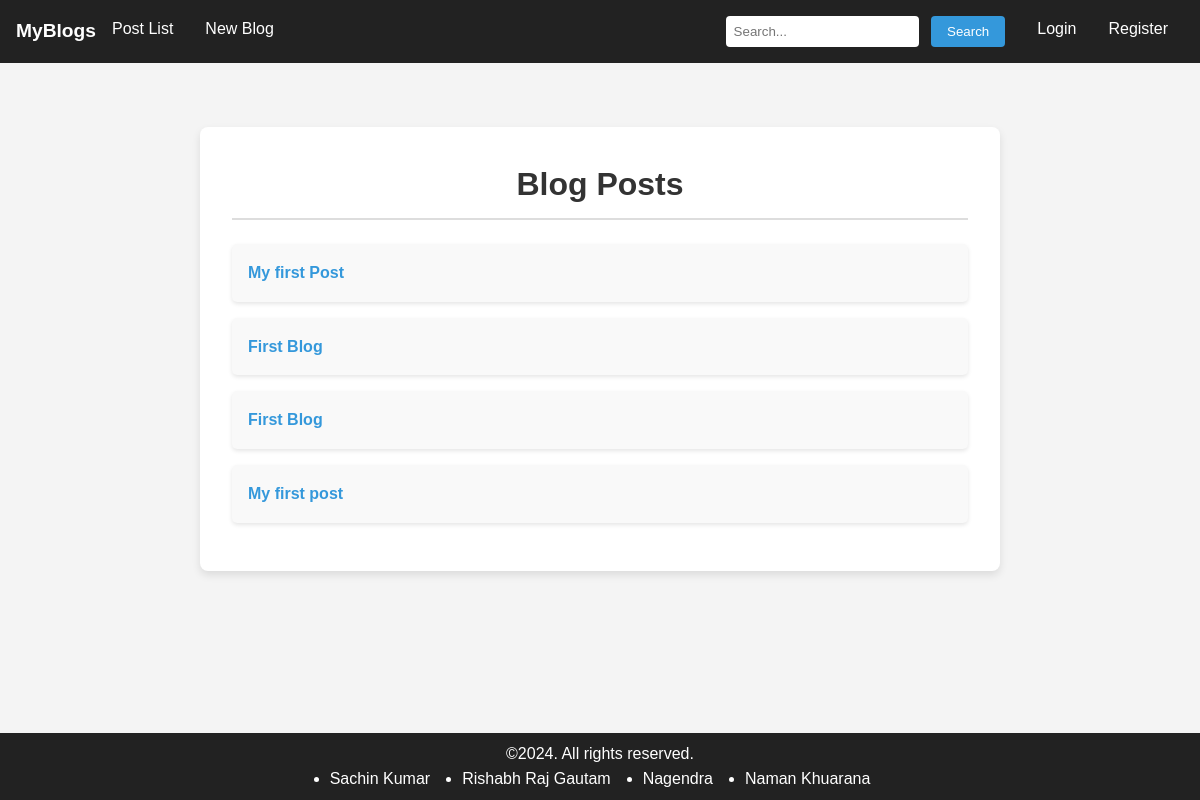
Screenshot of /blog/ with the database file from the repository.
### blog/models.py (models this page shows)
class Post(models.Model):
    title = models.CharField(max_length=255)
    content = models.TextField()
    created_at = models.DateTimeField(auto_now_add=True)
    updated_at = models.DateTimeField(auto_now=True)
    class Meta:
        ordering = ['-created_at']

### blog/views.py (the view)
# urls.py: path('', views.post_list, name='post_list'),
def post_list(request):
    posts = Post.objects.all().order_by('-created_at')
    return render(request, 'blog/post_list.html',{'posts': posts})

### blog/templates/blog/post_list.html
{% extends "base.html" %}
{% block content %}
<div class="post_list scroll">
    <h1 id="head1">Blog Posts</h1>
    <ul>
        {% for post in posts %}
        <li class='card'>
            <a href="{% url "post_detail" post.pk %}">{{ post.title }}</a>
        </li>
        {% endfor %}
    </ul>
</div>
{% endblock content %}

### static/style.css (style rules this page uses)
* { margin: 0; padding: 0; box-sizing: border-box; }
body { margin: 0; padding: 0; font-family: 'Arial', sans-serif; background-color: #f4f4f4; color: #333; }
.card { background-color: #f9f9f9; border-radius: 5px; padding: 1rem; margin-bottom: 1rem; box-shadow: 0 2px 4px rgba(0, 0, 0, 0.1); transition: transform 0.2s ease, box-shadow 0.2s ease; }
.card a { color: #3498db; text-decoration: none; font-weight: bold; }
.post_list { background-color: #fff; border-radius: 8px; padding: 2rem; margin: 2rem auto; max-width: 800px; box-shadow: 0 4px 8px rgba(0, 0, 0, 0.1); overflow-y: auto; }
#head1 { text-align: center; color: #333; margin-bottom: 1.5rem; font-size: 2rem; border-bottom: 2px solid #ddd; padding-bottom: 0.5rem; }
.post_list ul { list-style-type: none; padding: 0; }
* { margin: 0; padding: 0; box-sizing: border-box; font-family: 'Arial', sans-serif; }
body { background-color: #f4f4f4; color: #333; line-height: 1.6; }

### rows the page displays
Post: title "My first Post"
Post: title "First Blog"
Post: title "First Blog"
Post: title "My first post"
